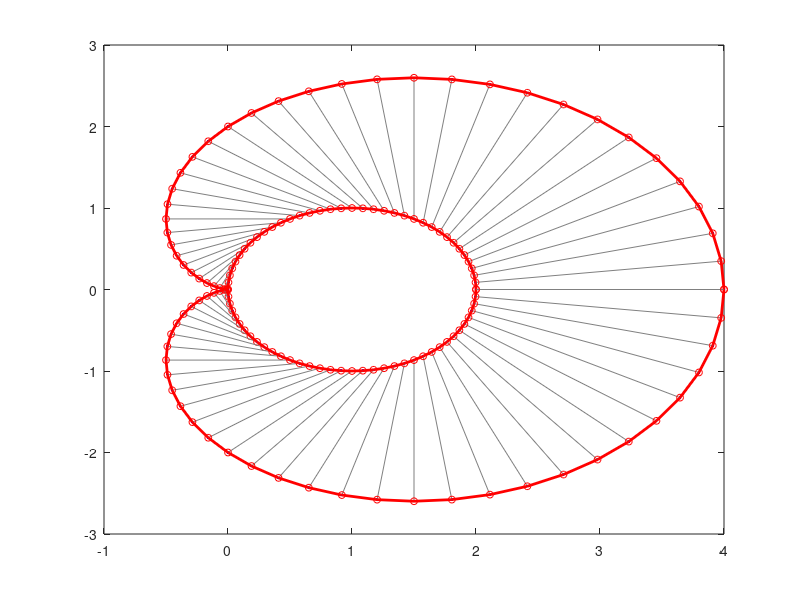

Source code (MATLAB):
clc
clear
close all

theta_deg = 0:5:360;

% Step 2: Convert degrees to radians
theta_rad = deg2rad(theta_deg);

% Step 3: Calculate x and y coordinates
x = 1 + cos(theta_rad);
y = sin(theta_rad);

z = x + 1j * y;
w = z.^2;

plot(real(z), imag(z), 'b.', real(w), imag(w), 'b.')
hold on
for i = 1:length(z)
    % Plot gray lines connecting z and w
    plot([real(z(i)) real(w(i))], [imag(z(i)) imag(w(i))], 'Color', [0.5 0.5 0.5])
        
    % Plot small red circles for current z and w
    plot(real(z(i)), imag(z(i)), 'ro', 'MarkerSize', 5)
    plot(real(w(i)), imag(w(i)), 'ro', 'MarkerSize', 5)

    if i > 1
        % Draw thick red line connecting previous and current z
        plot([real(z(i-1)) real(z(i))], [imag(z(i-1)) imag(z(i))], 'r-', 'LineWidth', 2)
        
        % Draw thick red line connecting previous and current w
        plot([real(w(i-1)) real(w(i))], [imag(w(i-1)) imag(w(i))], 'r-', 'LineWidth', 2)
    end

    drawnow
    pause(0.05) % Adjust the pause duration for animation speed
end
hold off    